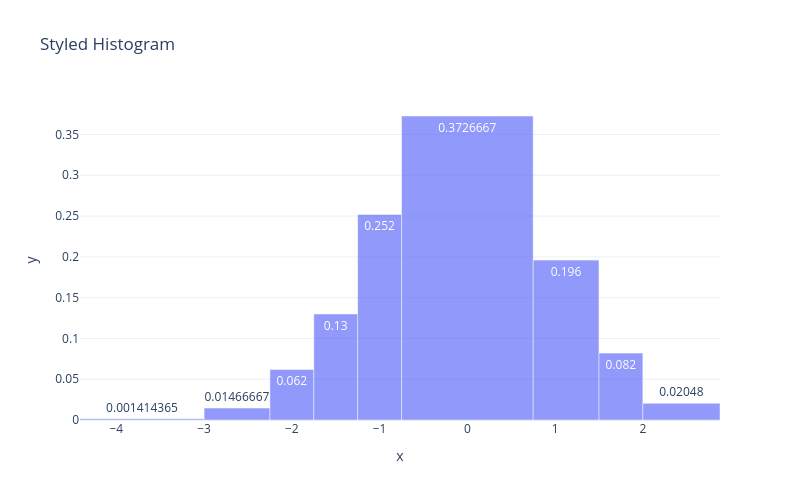

Notebook code for this chart:
### Markdown cell above
## Example 5: Custom Styling

Customize the appearance with templates, opacity, and text labels.

### Code cell
fig = histogram(
    x=data,
    opacity=0.7,
    text_auto=True,
    template="plotly_white",
    title="Styled Histogram",
    width=800,
    height=500,
)
fig.show()

### Figure 1 — Plotly figure (JSON) as saved in the notebook; plotly's stock layout.template omitted (floating-point values rounded to 4 significant figures)
{"data": [{"alignmentgroup": "True", "hovertemplate": "x=%{x}<br>y=%{y}<extra></extra>", "legendgroup": "", "marker": {"color": "#636efa", "opacity": 0.7, "pattern": {"shape": ""}}, "name": "", "offsetgroup": "", "orientation": "v", "showlegend": false, "texttemplate": "%{y}", "type": "bar", "width": [1.414, 0.75, 0.5, 0.5, 0.5, 1.5, 0.75, 0.5, 0.8789], "x": [-3.707, -2.625, -2.0, -1.5, -1.0, 0.0, 1.125, 1.75, 2.439], "xaxis": "x", "y": [0.001414, 0.01467, 0.062, 0.13, 0.252, 0.3727, 0.196, 0.082, 0.02048], "yaxis": "y"}], "layout": {"height": 500, "legend": {"tracegroupgap": 0}, "title": {"text": "Styled Histogram"}, "width": 800, "xaxis": {"anchor": "y", "domain": [0, 1], "title": {"text": "x"}}, "yaxis": {"anchor": "x", "domain": [0, 1], "title": {"text": "y"}}}}
